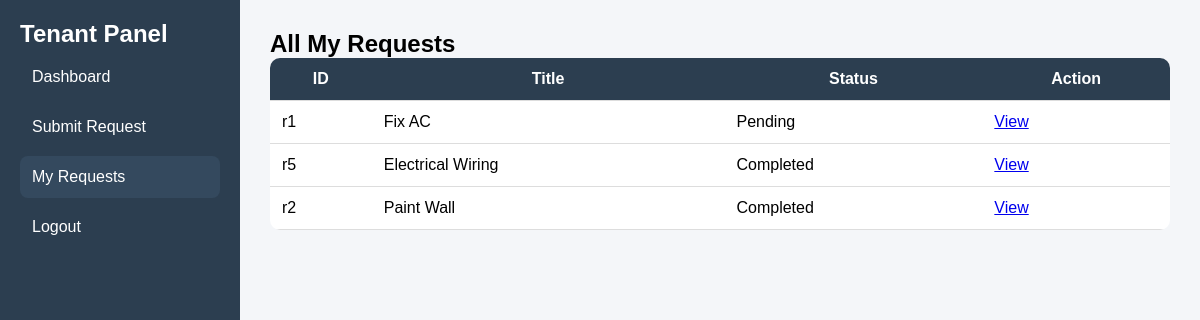
/tenant/requests (signed in), run on an earlier commit of the app's database.
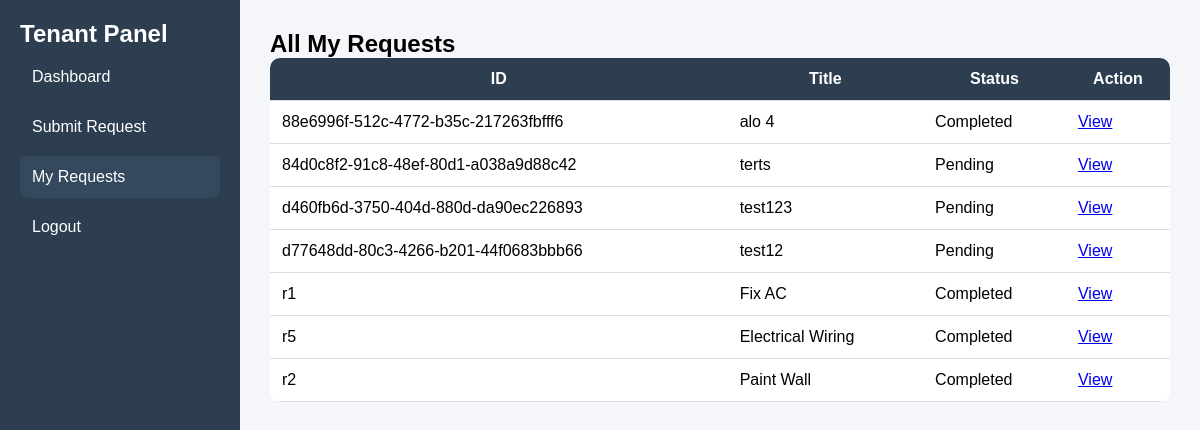
And on a later commit of the database.
### tables this page shows
CREATE TABLE requests (
        id TEXT PRIMARY KEY,
        title TEXT,
        description TEXT,
        status TEXT,
        assigned_to TEXT,
        date TEXT,
        user_id TEXT,
        FOREIGN KEY(user_id) REFERENCES users(id),
        FOREIGN KEY(assigned_to) REFERENCES users(id)
    );

### app.py (the view)
@app.route('/tenant/requests')
@Role_Authentication(["tenant"])
def tenant_all_requests():
    tenant_id = session.get('User_id')
    conn = get_db_connection()
    all_requests = conn.execute(
        "SELECT id, title, status, date FROM requests WHERE user_id = ? ORDER BY date DESC", (tenant_id,)
    ).fetchall()
    conn.close()
    return render_template('tenant_all_requests.html', requests=all_requests, role=session.get('role'))

### app.py (called while the page is built)
def get_db_connection():
    conn = sqlite3.connect(DB_NAME)
    conn.row_factory = sqlite3.Row
    return conn

def Role_Authentication(allowed_roles):
    def decorator(f):
        @wraps(f)
        def decorated_function(*args, **Kwargs):
            if 'role' not in session:
                flash('Access denied. Please log in.')
                return redirect(url_for("login"))
            if session['role'] not in allowed_roles:
                flash('Access denied. Insufficient privileges.')
                return redirect(url_for("dashboard"))
            return f(*args, **Kwargs)
        return decorated_function
    return decorator

### templates/tenant_all_requests.html (shortened to what this page needs)
<!DOCTYPE html>
<html lang="en">
<head>
</head>
<body>
<div class="sidebar">
    <h2>Tenant Panel</h2>
    <a href="{{ url_for('tenant_dashboard') }}">Dashboard</a>
    <a href="{{ url_for('submit_request') }}">Submit Request</a>
    <a href="{{ url_for('tenant_all_requests') }}" class="active">My Requests</a>
    <a href="{{ url_for('logout') }}">Logout</a>
</div>
<div class="main">
<h2>All My Requests</h2>
<table>
<thead>
<tr>
<th>ID</th><th>Title</th><th>Status</th><th>Action</th>
</tr>
</thead>
<tbody>
{% for req in requests %}
<tr>
<td>{{ req.id }}</td>
<td>{{ req.title }}</td>
<td>{{ req.status }}</td>
<td><a href="{{ url_for('view_single_request', req_id=req.id) }}">View</a></td>
</tr>
{% endfor %}
</tbody>
</table>
</div>
</body>
</html>

### templates/tenant_all_requests.html (style rules this page uses)
* { margin:0;padding:0;box-sizing:border-box }
body { font-family:Arial,sans-serif;display:flex;background:#f4f6f9;min-height:100vh }
.sidebar { width:240px;background:#2c3e50;color:#fff;padding:20px }
.sidebar a { color:#fff;text-decoration:none;display:block;padding:12px;border-radius:8px;margin:8px 0 }
.sidebar a:hover,.active { background:#34495e }
.main { flex:1;padding:30px }
table { width:100%;background:#fff;border-collapse:collapse;border-radius:10px;overflow:hidden }
th,td { padding:12px;border-bottom:1px solid #ddd }
th { background:#2c3e50;color:#fff }

What changed in the data, as far as the page shows it:
added requests: id "88e6996f-512c-4772-b35c-217263fbfff6", title "alo 4", status "Completed"
added requests: id "84d0c8f2-91c8-48ef-80d1-a038a9d88c42", title "terts", status "Pending"
added requests: id "d460fb6d-3750-404d-880d-da90ec226893", title "test123", status "Pending"
added requests: id "d77648dd-80c3-4266-b201-44f0683bbb66", title "test12", status "Pending"
changed requests "Fix AC": status "Pending" → "Completed"
